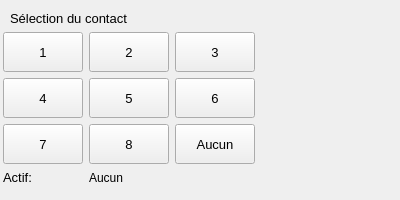
<?xml version="1.0" encoding="UTF-8"?>
<ui version="4.0">
 <class>ContactSelectWidget</class>
 <widget class="QFrame" name="ContactSelectWidget">
  <property name="geometry">
   <rect>
    <x>0</x>
    <y>0</y>
    <width>400</width>
    <height>200</height>
   </rect>
  </property>
  <property name="windowTitle">
   <string>Form</string>
  </property>
  <property name="frameShape">
   <enum>QFrame::NoFrame</enum>
  </property>
  <widget class="QLabel" name="label">
   <property name="geometry">
    <rect>
     <x>10</x>
     <y>10</y>
     <width>117</width>
     <height>17</height>
    </rect>
   </property>
   <property name="sizePolicy">
    <sizepolicy hsizetype="Minimum" vsizetype="Fixed">
     <horstretch>0</horstretch>
     <verstretch>0</verstretch>
    </sizepolicy>
   </property>
   <property name="font">
    <font>
     <pointsize>10</pointsize>
    </font>
   </property>
   <property name="text">
    <string>Sélection du contact</string>
   </property>
  </widget>
  <widget class="QWidget" name="">
   <property name="geometry">
    <rect>
     <x>3</x>
     <y>28</y>
     <width>254</width>
     <height>161</height>
    </rect>
   </property>
   <layout class="QGridLayout" name="gridLayout">
    <property name="verticalSpacing">
     <number>2</number>
    </property>
    <item row="0" column="0">
     <widget class="QPushButton" name="contact1PB">
      <property name="sizePolicy">
       <sizepolicy hsizetype="Fixed" vsizetype="Fixed">
        <horstretch>0</horstretch>
        <verstretch>0</verstretch>
       </sizepolicy>
      </property>
      <property name="minimumSize">
       <size>
        <width>70</width>
        <height>40</height>
       </size>
      </property>
      <property name="font">
       <font>
        <pointsize>10</pointsize>
       </font>
      </property>
      <property name="text">
       <string>1</string>
      </property>
     </widget>
    </item>
    <item row="0" column="1">
     <widget class="QPushButton" name="contact2PB">
      <property name="sizePolicy">
       <sizepolicy hsizetype="Fixed" vsizetype="Fixed">
        <horstretch>0</horstretch>
        <verstretch>0</verstretch>
       </sizepolicy>
      </property>
      <property name="minimumSize">
       <size>
        <width>70</width>
        <height>40</height>
       </size>
      </property>
      <property name="font">
       <font>
        <pointsize>10</pointsize>
       </font>
      </property>
      <property name="text">
       <string>2</string>
      </property>
     </widget>
    </item>
    <item row="0" column="2">
     <widget class="QPushButton" name="contact3PB">
      <property name="sizePolicy">
       <sizepolicy hsizetype="Fixed" vsizetype="Fixed">
        <horstretch>0</horstretch>
        <verstretch>0</verstretch>
       </sizepolicy>
      </property>
      <property name="minimumSize">
       <size>
        <width>70</width>
        <height>40</height>
       </size>
      </property>
      <property name="font">
       <font>
        <pointsize>10</pointsize>
       </font>
      </property>
      <property name="text">
       <string>3</string>
      </property>
     </widget>
    </item>
    <item row="1" column="0">
     <widget class="QPushButton" name="contact4PB">
      <property name="sizePolicy">
       <sizepolicy hsizetype="Fixed" vsizetype="Fixed">
        <horstretch>0</horstretch>
        <verstretch>0</verstretch>
       </sizepolicy>
      </property>
      <property name="minimumSize">
       <size>
        <width>70</width>
        <height>40</height>
       </size>
      </property>
      <property name="font">
       <font>
        <pointsize>10</pointsize>
       </font>
      </property>
      <property name="text">
       <string>4</string>
      </property>
     </widget>
    </item>
    <item row="1" column="1">
     <widget class="QPushButton" name="contact5PB">
      <property name="sizePolicy">
       <sizepolicy hsizetype="Fixed" vsizetype="Fixed">
        <horstretch>0</horstretch>
        <verstretch>0</verstretch>
       </sizepolicy>
      </property>
      <property name="minimumSize">
       <size>
        <width>70</width>
        <height>40</height>
       </size>
      </property>
      <property name="font">
       <font>
        <pointsize>10</pointsize>
       </font>
      </property>
      <property name="text">
       <string>5</string>
      </property>
     </widget>
    </item>
    <item row="1" column="2">
     <widget class="QPushButton" name="contact6PB">
      <property name="sizePolicy">
       <sizepolicy hsizetype="Fixed" vsizetype="Fixed">
        <horstretch>0</horstretch>
        <verstretch>0</verstretch>
       </sizepolicy>
      </property>
      <property name="minimumSize">
       <size>
        <width>70</width>
        <height>40</height>
       </size>
      </property>
      <property name="font">
       <font>
        <pointsize>10</pointsize>
       </font>
      </property>
      <property name="text">
       <string>6</string>
      </property>
     </widget>
    </item>
    <item row="2" column="0">
     <widget class="QPushButton" name="contact7PB">
      <property name="sizePolicy">
       <sizepolicy hsizetype="Fixed" vsizetype="Fixed">
        <horstretch>0</horstretch>
        <verstretch>0</verstretch>
       </sizepolicy>
      </property>
      <property name="minimumSize">
       <size>
        <width>70</width>
        <height>40</height>
       </size>
      </property>
      <property name="font">
       <font>
        <pointsize>10</pointsize>
       </font>
      </property>
      <property name="text">
       <string>7</string>
      </property>
     </widget>
    </item>
    <item row="2" column="1">
     <widget class="QPushButton" name="contact8PB">
      <property name="sizePolicy">
       <sizepolicy hsizetype="Fixed" vsizetype="Fixed">
        <horstretch>0</horstretch>
        <verstretch>0</verstretch>
       </sizepolicy>
      </property>
      <property name="minimumSize">
       <size>
        <width>70</width>
        <height>40</height>
       </size>
      </property>
      <property name="font">
       <font>
        <pointsize>10</pointsize>
       </font>
      </property>
      <property name="text">
       <string>8</string>
      </property>
     </widget>
    </item>
    <item row="2" column="2">
     <widget class="QPushButton" name="contactNonePB">
      <property name="sizePolicy">
       <sizepolicy hsizetype="Fixed" vsizetype="Fixed">
        <horstretch>0</horstretch>
        <verstretch>0</verstretch>
       </sizepolicy>
      </property>
      <property name="minimumSize">
       <size>
        <width>70</width>
        <height>40</height>
       </size>
      </property>
      <property name="font">
       <font>
        <pointsize>10</pointsize>
       </font>
      </property>
      <property name="text">
       <string>Aucun</string>
      </property>
     </widget>
    </item>
    <item row="3" column="0">
     <widget class="QLabel" name="label_2">
      <property name="sizePolicy">
       <sizepolicy hsizetype="Fixed" vsizetype="Fixed">
        <horstretch>0</horstretch>
        <verstretch>0</verstretch>
       </sizepolicy>
      </property>
      <property name="font">
       <font>
        <pointsize>10</pointsize>
       </font>
      </property>
      <property name="text">
       <string>Actif:</string>
      </property>
     </widget>
    </item>
    <item row="3" column="1">
     <widget class="QLabel" name="selectedContactLabel">
      <property name="text">
       <string>Aucun</string>
      </property>
     </widget>
    </item>
   </layout>
  </widget>
 </widget>
 <resources/>
 <connections/>
</ui>
